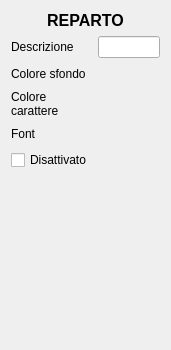
<?xml version="1.0" encoding="UTF-8"?>
<ui version="4.0">
 <class>dettagliReparto</class>
 <widget class="QWidget" name="dettagliReparto">
  <property name="geometry">
   <rect>
    <x>0</x>
    <y>0</y>
    <width>171</width>
    <height>350</height>
   </rect>
  </property>
  <property name="windowTitle">
   <string>Form</string>
  </property>
  <layout class="QGridLayout" name="gridLayout_2">
   <item row="0" column="0">
    <widget class="QLabel" name="label_2">
     <property name="font">
      <font>
       <pointsize>12</pointsize>
       <weight>75</weight>
       <bold>true</bold>
      </font>
     </property>
     <property name="text">
      <string>REPARTO</string>
     </property>
     <property name="alignment">
      <set>Qt::AlignCenter</set>
     </property>
    </widget>
   </item>
   <item row="1" column="0">
    <layout class="QGridLayout" name="gridLayout">
     <item row="3" column="2">
      <spacer name="horizontalSpacer_3">
       <property name="orientation">
        <enum>Qt::Horizontal</enum>
       </property>
       <property name="sizeHint" stdset="0">
        <size>
         <width>40</width>
         <height>20</height>
        </size>
       </property>
      </spacer>
     </item>
     <item row="1" column="2">
      <spacer name="horizontalSpacer">
       <property name="orientation">
        <enum>Qt::Horizontal</enum>
       </property>
       <property name="sizeHint" stdset="0">
        <size>
         <width>40</width>
         <height>20</height>
        </size>
       </property>
      </spacer>
     </item>
     <item row="2" column="2">
      <spacer name="horizontalSpacer_2">
       <property name="orientation">
        <enum>Qt::Horizontal</enum>
       </property>
       <property name="sizeHint" stdset="0">
        <size>
         <width>40</width>
         <height>20</height>
        </size>
       </property>
      </spacer>
     </item>
     <item row="0" column="0">
      <widget class="QLabel" name="label">
       <property name="text">
        <string>Descrizione</string>
       </property>
      </widget>
     </item>
     <item row="1" column="1">
      <widget class="QPictureButton" name="sfondoBtn" native="true">
       <property name="maximumSize">
        <size>
         <width>50</width>
         <height>50</height>
        </size>
       </property>
       <property name="toolTip">
        <string/>
       </property>
       <property name="whatsThis">
        <string/>
       </property>
       <property name="text" stdset="0">
        <string/>
       </property>
      </widget>
     </item>
     <item row="0" column="1" colspan="2">
      <widget class="QLineEdit" name="testoReparto"/>
     </item>
     <item row="2" column="0">
      <widget class="QLabel" name="label_5">
       <property name="text">
        <string>Colore carattere</string>
       </property>
       <property name="wordWrap">
        <bool>true</bool>
       </property>
      </widget>
     </item>
     <item row="2" column="1">
      <widget class="QPictureButton" name="carattereBtn" native="true">
       <property name="maximumSize">
        <size>
         <width>50</width>
         <height>50</height>
        </size>
       </property>
       <property name="toolTip">
        <string/>
       </property>
       <property name="whatsThis">
        <string/>
       </property>
       <property name="text" stdset="0">
        <string/>
       </property>
      </widget>
     </item>
     <item row="3" column="0">
      <widget class="QLabel" name="label_4">
       <property name="text">
        <string>Font</string>
       </property>
      </widget>
     </item>
     <item row="3" column="1">
      <widget class="QPictureButton" name="fontBtn" native="true">
       <property name="maximumSize">
        <size>
         <width>50</width>
         <height>50</height>
        </size>
       </property>
       <property name="toolTip">
        <string/>
       </property>
       <property name="whatsThis">
        <string/>
       </property>
       <property name="text" stdset="0">
        <string>abc</string>
       </property>
      </widget>
     </item>
     <item row="1" column="0">
      <widget class="QLabel" name="label_3">
       <property name="text">
        <string>Colore sfondo</string>
       </property>
       <property name="wordWrap">
        <bool>true</bool>
       </property>
      </widget>
     </item>
     <item row="4" column="0">
      <widget class="QCheckBox" name="disattivaFlag">
       <property name="text">
        <string>Disattivato</string>
       </property>
      </widget>
     </item>
     <item row="4" column="1">
      <spacer name="horizontalSpacer_4">
       <property name="orientation">
        <enum>Qt::Horizontal</enum>
       </property>
       <property name="sizeHint" stdset="0">
        <size>
         <width>40</width>
         <height>20</height>
        </size>
       </property>
      </spacer>
     </item>
     <item row="4" column="2">
      <spacer name="horizontalSpacer_5">
       <property name="orientation">
        <enum>Qt::Horizontal</enum>
       </property>
       <property name="sizeHint" stdset="0">
        <size>
         <width>40</width>
         <height>20</height>
        </size>
       </property>
      </spacer>
     </item>
    </layout>
   </item>
   <item row="2" column="0">
    <spacer name="verticalSpacer">
     <property name="orientation">
      <enum>Qt::Vertical</enum>
     </property>
     <property name="sizeHint" stdset="0">
      <size>
       <width>20</width>
       <height>128</height>
      </size>
     </property>
    </spacer>
   </item>
  </layout>
 </widget>
 <customwidgets>
  <customwidget>
   <class>QPictureButton</class>
   <extends>QWidget</extends>
   <header>QPictureButton.h</header>
  </customwidget>
 </customwidgets>
 <resources/>
 <connections/>
 <slots>
  <slot>testoChanged(QString)</slot>
  <slot>returnOK()</slot>
 </slots>
</ui>
